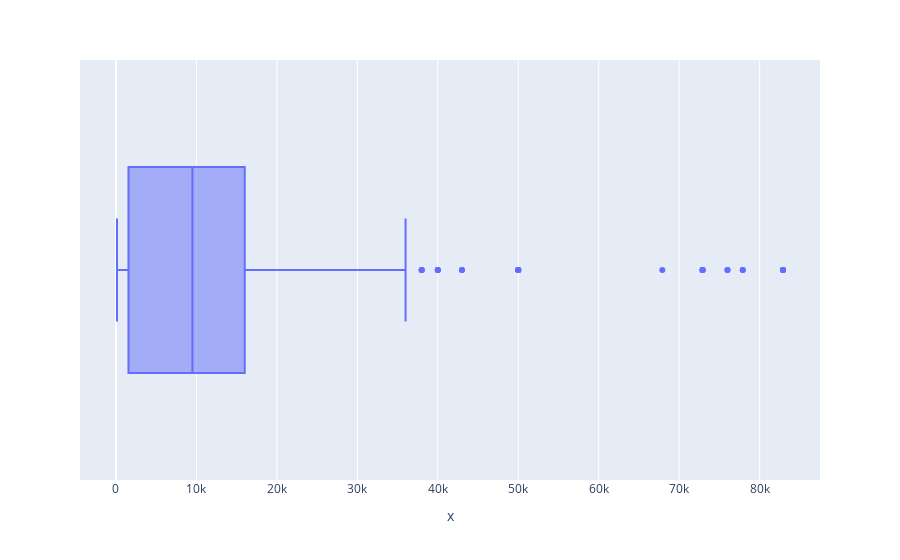

The notebook cell this image was saved under:
### Code cell
px.box(x=data['Price'])

### Figure 1 — Plotly figure (JSON) as saved in the notebook; plotly's stock layout.template omitted (floating-point values rounded to 4 significant figures; data arrays with more than 128 entries replaced by an {"elided": "..."} marker saying what was removed)
{"data": [{"alignmentgroup": "True", "hovertemplate": "x=%{x}<extra></extra>", "legendgroup": "", "marker": {"color": "#636efa"}, "name": "", "notched": false, "offsetgroup": "", "orientation": "h", "showlegend": false, "type": "box", "x": {"elided": "960 int values"}, "x0": " ", "xaxis": "x", "y0": " ", "yaxis": "y"}], "layout": {"boxmode": "group", "legend": {"tracegroupgap": 0}, "margin": {"t": 60}, "xaxis": {"anchor": "y", "domain": [0, 1], "title": {"text": "x"}}, "yaxis": {"anchor": "x", "domain": [0, 1]}}}
